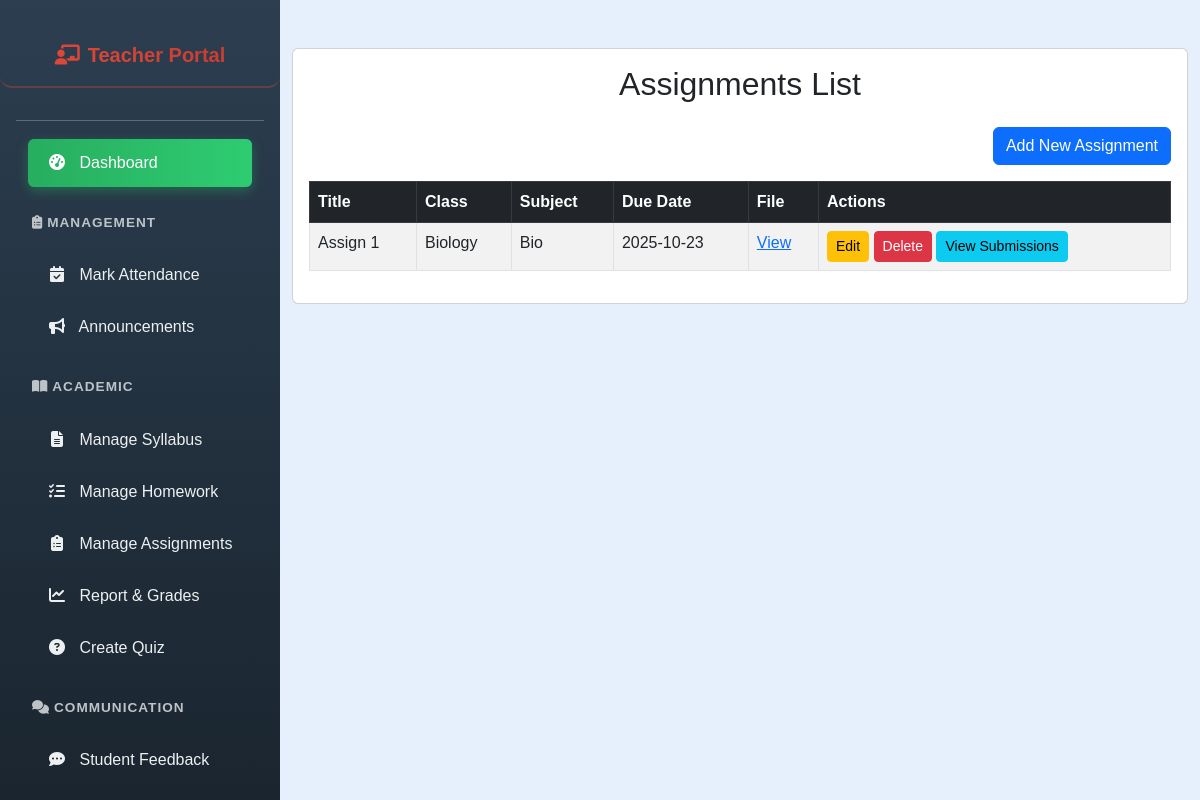
The page /teacher/view_assignments.php (signed in) on the database its author committed.
### tables this page shows
CREATE TABLE `assignments` (
  `assignment_id` int(11) NOT NULL,
  `class_id` int(11) NOT NULL,
  `subject_id` int(11) NOT NULL,
  `teacher_id` int(11) NOT NULL,
  `title` varchar(255) NOT NULL,
  `description` text DEFAULT NULL,
  `due_date` date NOT NULL,
  `file_path` varchar(255) DEFAULT NULL,
  `created_by` int(11) NOT NULL,
  `created_at` timestamp NOT NULL DEFAULT current_timestamp()
);

CREATE TABLE `classes` (
  `class_id` int(11) NOT NULL,
  `class_name` varchar(50) NOT NULL,
  `section` varchar(10) NOT NULL,
  `created_at` datetime DEFAULT current_timestamp()
);

CREATE TABLE `subjects` (
  `subject_id` int(11) NOT NULL,
  `subject_name` varchar(100) NOT NULL,
  `class_id` int(11) NOT NULL,
  `created_at` datetime DEFAULT current_timestamp()
);

### teacher/view_assignments.php (the view, shortened to what this page needs)
<?php
include('../config.php');
$teacher_id = $_SESSION["user_id"];
$query = "
    SELECT a.assignment_id, a.title, a.description, a.due_date, a.file_path,
           c.class_name, s.subject_name
    FROM assignments a
    JOIN classes c ON a.class_id = c.class_id
    JOIN subjects s ON a.subject_id = s.subject_id
    WHERE a.created_by = ?
    ORDER BY a.assignment_id DESC
";
$stmt = $conn->prepare($query);
$stmt->bind_param("i", $teacher_id);
$stmt->execute();
$result = $stmt->get_result();
?>
<!DOCTYPE html>
<html>
<head>
    <link href="https://cdn.jsdelivr.net/npm/bootstrap@5.3.0/dist/css/bootstrap.min.css" rel="stylesheet" />
</head>
<body style="margin-left:280px; background-color:#e6effc;">
<?php include('teacher_sidebar.php'); ?>
<div class="container mt-5 mb-5">
    <div class="card">
        <div class="card-body">
            <h2 class="mb-4 text-center">Assignments List</h2>
            <div class="mb-3 text-end">
                <a href="add_assignment.php" class="btn btn-primary">Add New Assignment</a>
            </div>
            <div class="table-responsive">
                <table class="table table-bordered table-striped">
                    <thead class="table-dark">
                        <tr>
                            <th>Title</th>
                            <th>Class</th>
                            <th>Subject</th>
                            <th>Due Date</th>
                            <th>File</th>
                            <th>Actions</th>
                        </tr>
                    </thead>
                    <tbody>
                        <?php while ($row = $result->fetch_assoc()): ?>
                            <tr>
                                <td><?= htmlspecialchars($row['title']) ?></td>
                                <td><?= htmlspecialchars($row['class_name']) ?></td>
                                <td><?= htmlspecialchars($row['subject_name']) ?></td>
                                <td><?= htmlspecialchars($row['due_date']) ?></td>
                                <td>
                                    <?php if ($row['file_path']): ?>
                                        <a href="../uploads/assignments/<?= htmlspecialchars($row['file_path']) ?>" target="_blank">View</a>
                                    <?php else: ?>N/A<?php endif; ?>
                                </td>
                                <td>
                                    <a href="edit_assignment.php?id=<?= $row['assignment_id'] ?>" class="btn btn-sm btn-warning">Edit</a>
                                    <a href="view_assignments.php?delete=<?= $row['assignment_id'] ?>"
                                       class="btn btn-sm btn-danger"
                                       onclick="return confirm('Are you sure you want to delete this assignment?');">Delete</a>
                                    <a href="view_submissions.php?assignment_id=<?= $row['assignment_id'] ?>" class="btn btn-sm btn-info">View Submissions</a>
                                </td>
                            </tr>
                        <?php endwhile; ?>
                    </tbody>
                </table>
            </div>
        </div>
    </div>
</div>
</body>
</html>

### teacher/teacher_sidebar.php (style rules this page uses)
body { font-family: Arial, sans-serif; background-color: #e6effc; margin-left: 280px; overflow-x: hidden; }

### rows shown on the page
assignments: title "Assign 1", class.class_name "Biology", subject.subject_name "Bio", due_date "2025-10-23"
